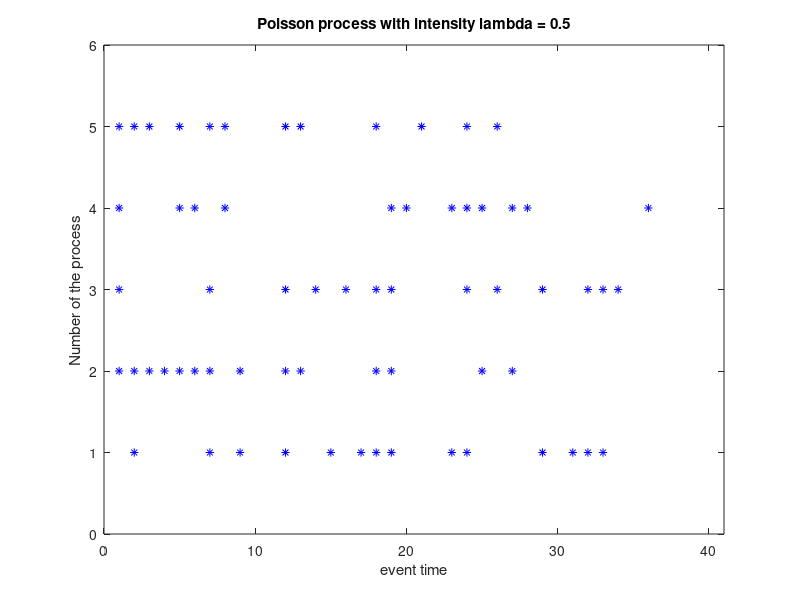

Reproduce this figure in MATLAB.
times = 5;
lambda = 0.5;
limit = 16;
answers = zeros(times, 1);
plotter = zeros(times, 1);
X = zeros(times, 1);


for row = 1:times
    curr = 1;
    total = 0;
    while (total < limit)
        R = poissrnd(lambda);
        
        total = total + R;
        answers(row, curr) = R;
        curr = curr + 1;
    end
end

si = size(answers, 2);

for row = 1:times
    X(answers(row, (1:si)) <= 0) = -1;
    X(answers(row, (1:si)) > 0) = row;
    plotter(row, (1:si)) = X;
end

for row = 1:times
    plot(plotter(row, (1:si)), '*b');
    hold on;
    %plot([-1, si + 5],[row,row], 'k');
    %hold on;
end

xlim([0, si + 5]);
ylim([0, times+1]);
title('Poisson process with intensity lambda = 0.5');
ylabel('Number of the process');
xlabel('event time');
hold off;